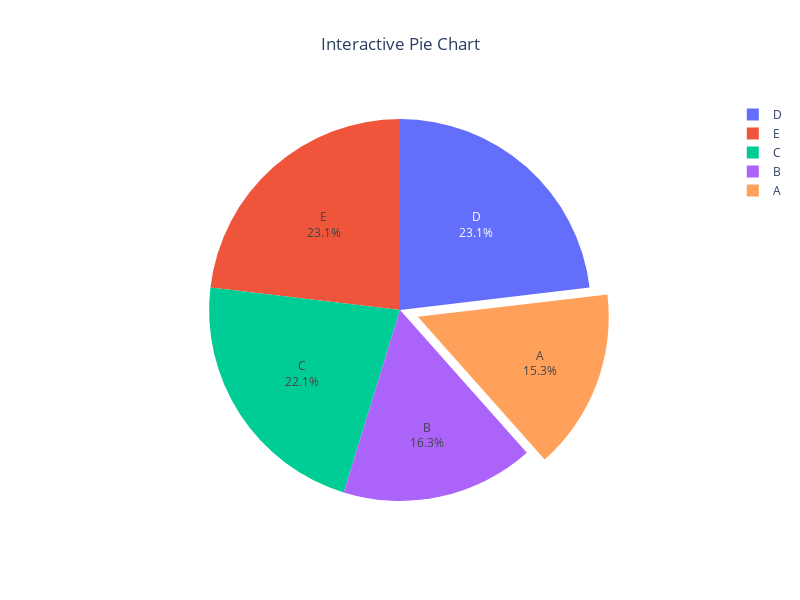

Notebook source saved alongside this figure:
### Code cell
fig = px.pie(data, 
             names='Category', 
             values='Value', 
             title='Interactive Pie Chart', 
             hover_data=['Value'], 
             labels={'Value':'Percentage'})

# Optionally customize the chart further
fig.update_traces(textinfo='label+percent', pull=[0.1, 0, 0, 0, 0])

# Increase the plot size
fig.update_layout(
    width=800,  # pixels
    height=600,  # pixels
    title_x=0.5  # This centers the title
) 

# Show the chart
fig.show()

### Figure 1 — Plotly figure (JSON) as saved in the notebook; plotly's stock layout.template omitted (floating-point values rounded to 4 significant figures)
{"data": [{"customdata": [[45], [48], [65], [68], [68]], "domain": {"x": [0, 1], "y": [0, 1]}, "hovertemplate": "Category=%{label}<br>Percentage=%{customdata[0]}<extra></extra>", "labels": ["A", "B", "C", "D", "E"], "legendgroup": "", "name": "", "pull": [0.1, 0, 0, 0, 0], "showlegend": true, "textinfo": "label+percent", "type": "pie", "values": [45, 48, 65, 68, 68]}], "layout": {"height": 600, "hiddenlabels": [], "legend": {"tracegroupgap": 0}, "title": {"text": "Interactive Pie Chart", "x": 0.5}, "width": 800}}
